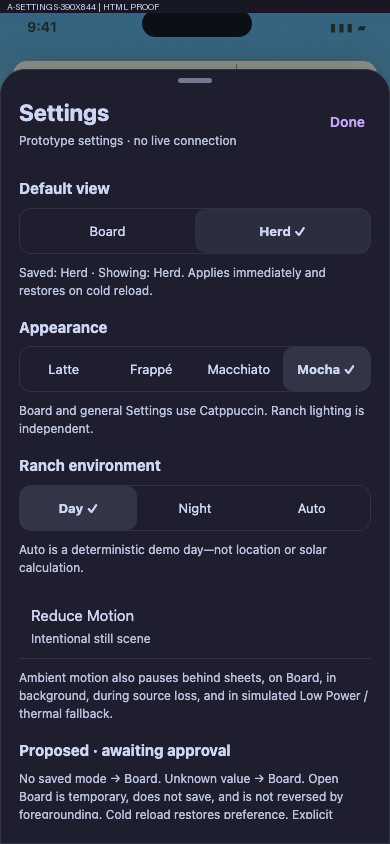
#> input picture docs/design/evidence/issue-455/evidence/a-settings-390x844.png, 390 x 844 px, given in place of a-day-390x844.png, which was not available
$ python contact-sheets.py
#> lines starting #> are read from the running program, lines starting #| are printed output that depends on the picture; pictures that were not available may be replaced by others from this repository, and a replacement may not be noted
"""Contact sheets from actual verified PNGs; no resynthesized UI."""
from pathlib import Path
from PIL import Image,ImageDraw,ImageFont
ROOT=Path(__file__).resolve().parents[1];E=ROOT/'evidence'
groups={'comparison':['a-day-390x844.png','b-day-390x844.png','a-night-390x844.png','b-night-390x844.png'],'sheets':['b-filter-day-390x844.png','b-filter-night-390x844.png','b-settings-390x844.png','b-filter-type-end-390x844.png'],'edges':['b-offline-390x844.png','b-empty-390x844.png','b-type-390x844.png','b-dense-390x844.png']}
for name,files in groups.items():
 sheet=Image.new('RGB',(390*len(files),844),'#181825')
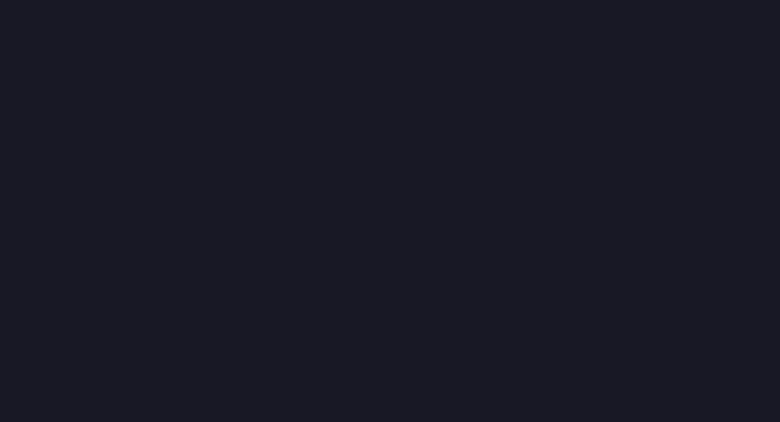
#> sheet: PIL image 1560x844 RGB (shown at 1/2 size); mean R, G, B 24, 24, 37
 for i,file in enumerate(files):sheet.paste(Image.open(E/file).convert('RGB'),(390*i,0))
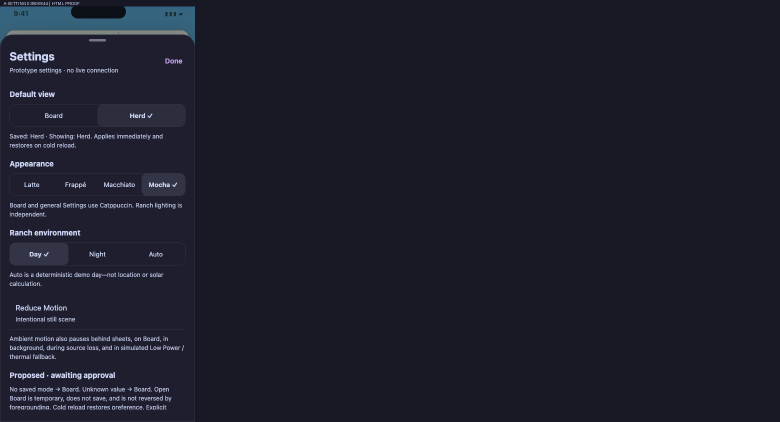
#> sheet: PIL image 1560x844 RGB (shown at 1/2 size); mean R, G, B 28.4, 29.1, 43.1
 sheet.save(E/(name+'-contact.png'))
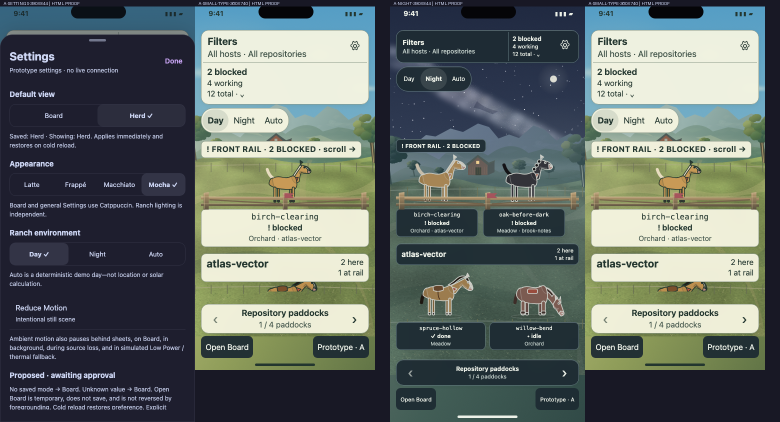
#> saved as comparison-contact.png: PIL image 1560x844 RGB (shown at 1/2 size); mean R, G, B 97.1, 106, 102.7
#> (the run stopped early here; a loop or call above may not have finished)
